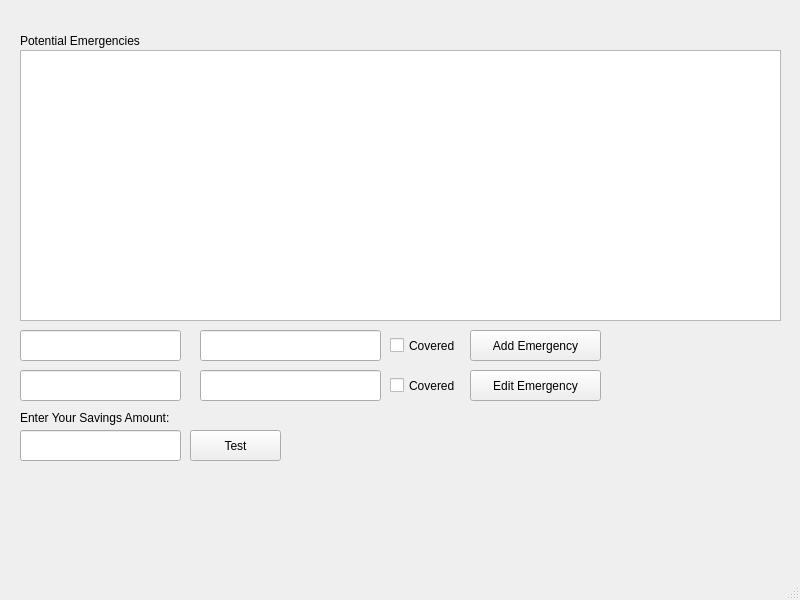
<?xml version="1.0" encoding="UTF-8"?>
<ui version="4.0">
 <class>EmergenciesWindow</class>
 <widget class="QMainWindow" name="EmergenciesWindow">
  <property name="geometry">
   <rect>
    <x>0</x>
    <y>0</y>
    <width>800</width>
    <height>600</height>
   </rect>
  </property>
  <property name="windowTitle">
   <string>MainWindow</string>
  </property>
  <widget class="QWidget" name="centralwidget">
   <widget class="QTableView" name="tableView">
    <property name="geometry">
     <rect>
      <x>20</x>
      <y>50</y>
      <width>761</width>
      <height>271</height>
     </rect>
    </property>
   </widget>
   <widget class="QLineEdit" name="lineEdit">
    <property name="geometry">
     <rect>
      <x>20</x>
      <y>330</y>
      <width>161</width>
      <height>31</height>
     </rect>
    </property>
   </widget>
   <widget class="QLineEdit" name="lineEdit_2">
    <property name="geometry">
     <rect>
      <x>200</x>
      <y>330</y>
      <width>181</width>
      <height>31</height>
     </rect>
    </property>
   </widget>
   <widget class="QLabel" name="label">
    <property name="geometry">
     <rect>
      <x>20</x>
      <y>30</y>
      <width>181</width>
      <height>21</height>
     </rect>
    </property>
    <property name="text">
     <string>Potential Emergencies</string>
    </property>
   </widget>
   <widget class="QCheckBox" name="checkBox">
    <property name="geometry">
     <rect>
      <x>390</x>
      <y>330</y>
      <width>81</width>
      <height>31</height>
     </rect>
    </property>
    <property name="text">
     <string>Covered</string>
    </property>
   </widget>
   <widget class="QPushButton" name="pushButton">
    <property name="geometry">
     <rect>
      <x>470</x>
      <y>330</y>
      <width>131</width>
      <height>31</height>
     </rect>
    </property>
    <property name="text">
     <string>Add Emergency</string>
    </property>
   </widget>
   <widget class="QLineEdit" name="lineEdit_3">
    <property name="geometry">
     <rect>
      <x>200</x>
      <y>370</y>
      <width>181</width>
      <height>31</height>
     </rect>
    </property>
   </widget>
   <widget class="QPushButton" name="pushButton_2">
    <property name="geometry">
     <rect>
      <x>470</x>
      <y>370</y>
      <width>131</width>
      <height>31</height>
     </rect>
    </property>
    <property name="text">
     <string>Edit Emergency</string>
    </property>
   </widget>
   <widget class="QCheckBox" name="checkBox_2">
    <property name="geometry">
     <rect>
      <x>390</x>
      <y>370</y>
      <width>81</width>
      <height>31</height>
     </rect>
    </property>
    <property name="text">
     <string>Covered</string>
    </property>
   </widget>
   <widget class="QLineEdit" name="lineEdit_4">
    <property name="geometry">
     <rect>
      <x>20</x>
      <y>370</y>
      <width>161</width>
      <height>31</height>
     </rect>
    </property>
   </widget>
   <widget class="QLabel" name="label_2">
    <property name="geometry">
     <rect>
      <x>20</x>
      <y>410</y>
      <width>161</width>
      <height>16</height>
     </rect>
    </property>
    <property name="text">
     <string>Enter Your Savings Amount:</string>
    </property>
   </widget>
   <widget class="QLineEdit" name="lineEdit_5">
    <property name="geometry">
     <rect>
      <x>20</x>
      <y>430</y>
      <width>161</width>
      <height>31</height>
     </rect>
    </property>
   </widget>
   <widget class="QPushButton" name="pushButton_3">
    <property name="geometry">
     <rect>
      <x>190</x>
      <y>430</y>
      <width>91</width>
      <height>31</height>
     </rect>
    </property>
    <property name="text">
     <string>Test</string>
    </property>
   </widget>
  </widget>
  <widget class="QMenuBar" name="menubar">
   <property name="geometry">
    <rect>
     <x>0</x>
     <y>0</y>
     <width>800</width>
     <height>22</height>
    </rect>
   </property>
  </widget>
  <widget class="QStatusBar" name="statusbar"/>
 </widget>
 <resources/>
 <connections/>
</ui>
